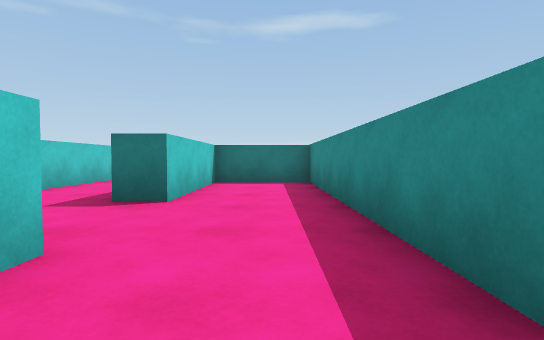
View 1 (above)

17 first-person views from a walk through a Unity game level. The camera is 0.62 m above the floor, tilts 2° down and sees 80° across. The floor is counted in squares, 1 m on a side. Each view is taken from the middle of a square. On the plan, view 1 faces up. The plan holds only what a view shows up to about 9 squares ahead; the rest is blank. Some animated figures are left out.

View 2
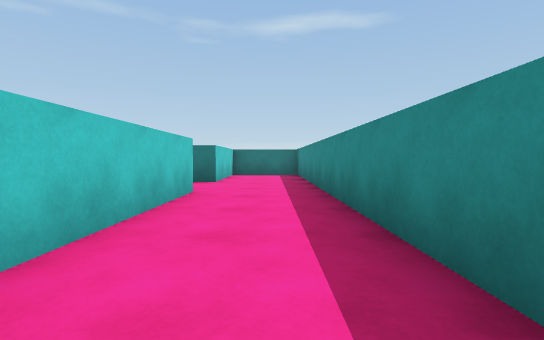

View 3
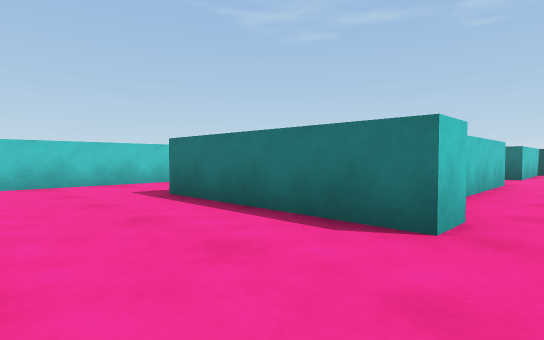

View 4
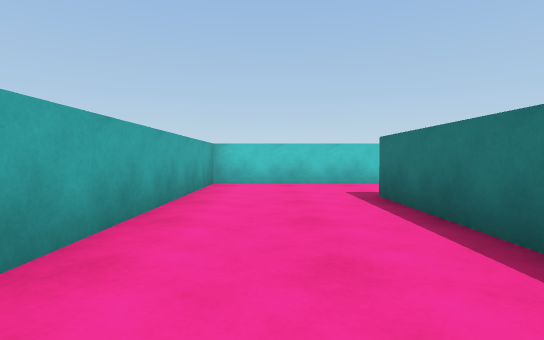

View 5
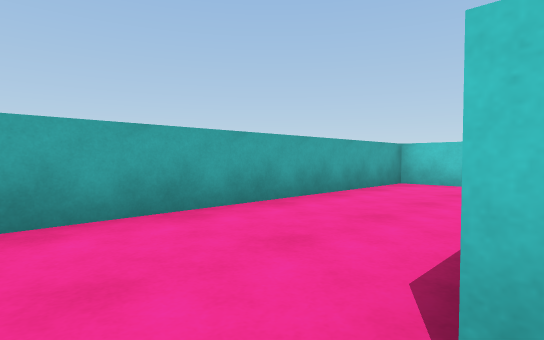

View 6
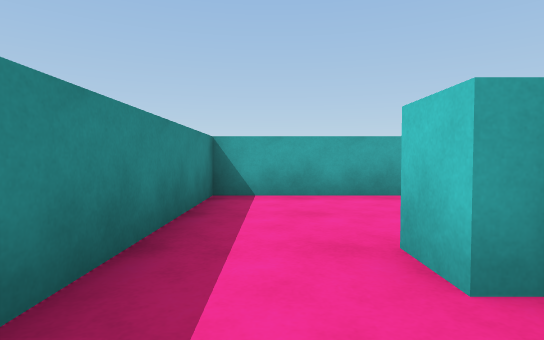

View 7
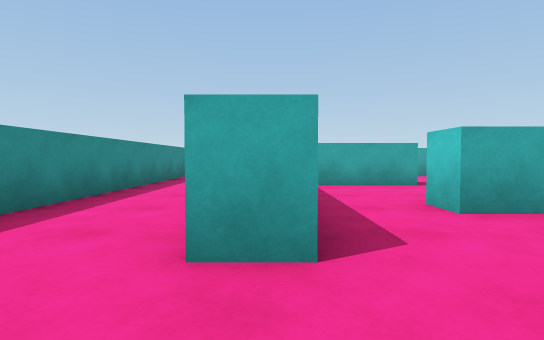

View 8
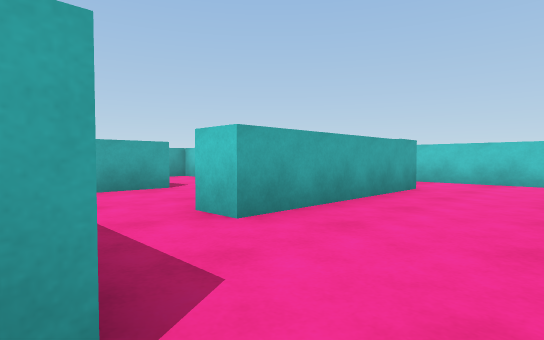

View 9
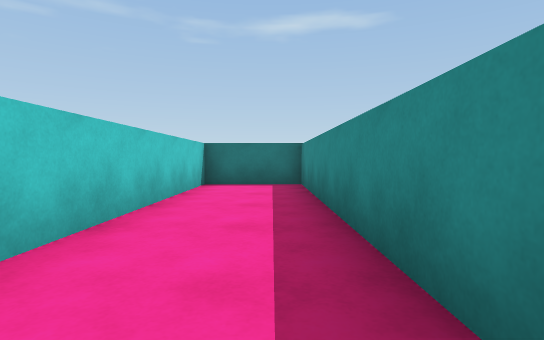

View 10
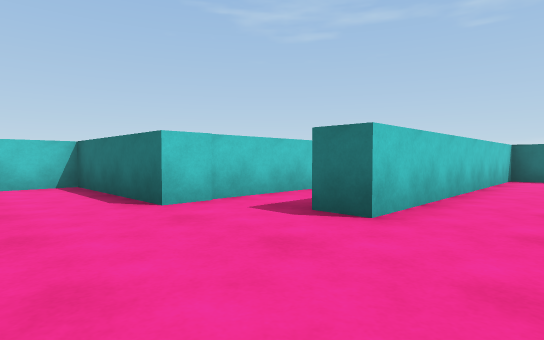

View 11
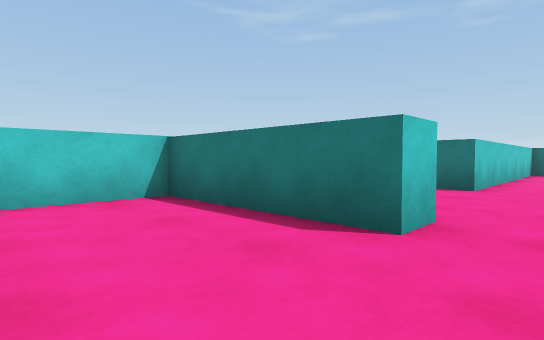

View 12
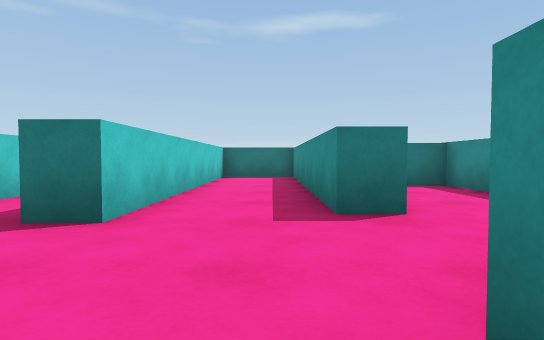

View 13
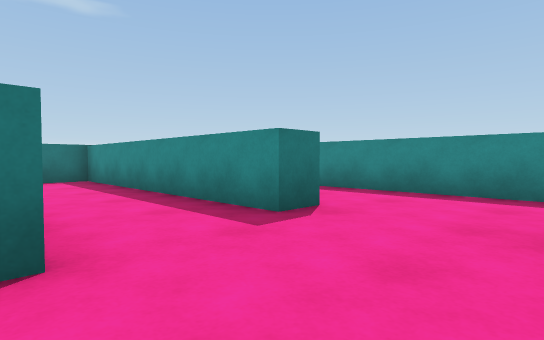

View 14
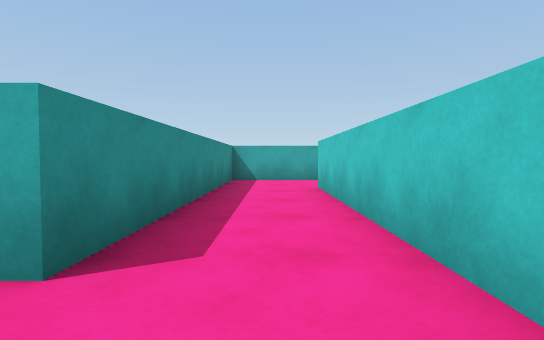

View 15
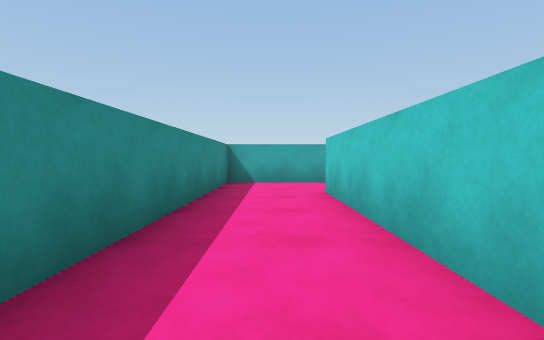

View 16
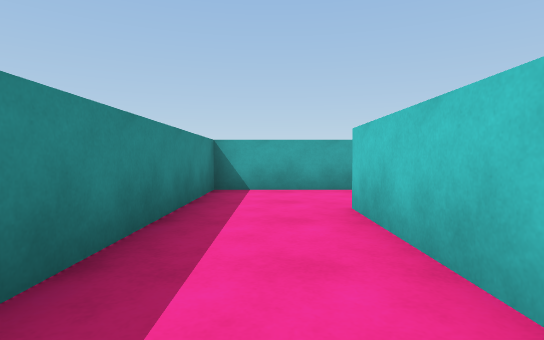

View 17
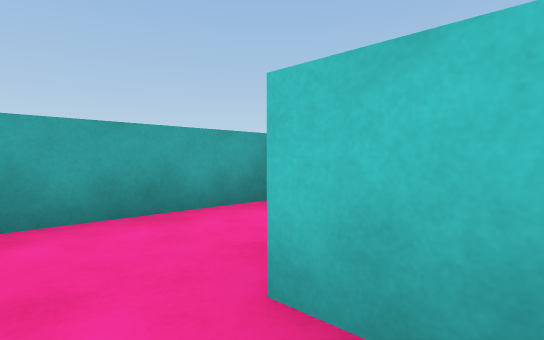

### Floor plan
Points are (right, up) in squares from view 1. A wall is a line through its corners. A room is listed if a view was taken in it or the views show most of it. See-through windows are left out.
Room 1 (views 1, 6)
walls: (-1.5, 2.1) (-1.5, -2.2); (1, -3.5) (1, 8.4) (-1.5, 8.4) (-1.5, 4.6)
ways out: opening at (0, -4) to room 2; opening at (-2, 3.5) to room 3
Room 2 (views 2, 3, 4, 5)
walls: (-0.9, -3.4) (-0.9, -4.2) (-5.4, -4.2); (-8, -3.6) (-8, -7.5) (1, -7.5) (1, -3.5)
ways out: opening at (0, -4) to room 1; opening at (-6.5, -4) to room 4
Room 3 (views 7, 8, 9, 10, 12, 13, 14, 15)
walls: (-7.1, 4.5) (-7.1, 3) (-11, 3) (-11, 0.5); (-2.4, 2.1) (-1.5, 2.1); (-1.5, 4.6) (-2.3, 4.6) (-2.3, 11.9) (-4.6, 11.9) (-4.6, 4.1) (-5.5, 4.1); (-8.8, 0.4) (-4.1, 0.4)
ways out: opening at (-2, 3.5) to room 1; opening at (-3.5, 0) to room 4; opening at (-10, 0) to room 5; opening at (-6, 5.5)
Room 4 (view 11)
walls: (-5.4, -3.4) (-3, -3.4); (-4.1, 0.4) (-4.1, -0.4) (-8, -0.4) (-8, -3.6)
ways out: opening at (-6.5, -4) to room 2; opening at (-3.5, 0) to room 3
Room 5 (views 16, 17)
walls: (-13.4, -7.5) (-8.8, -7.5) (-8.8, 0.4); (-11, 0.5) (-11, -5.1)
ways out: opening at (-10, 0) to room 3

Positions as (right, up) in squares from view 1, and headings:
1: (0, 0), facing up
2: (0, -4), facing up
3: (0, -7), facing up-left
4: (0, -6), facing left
5: (0, -4), facing down-left
6: (0, -2), facing down
7: (-2, 4), facing down
8: (-2, 3), facing down-left
9: (-3, 4), facing up
10: (-3, 1), facing up-left
11: (-3, -3), facing up-left
12: (-3, 1), facing up
13: (-5, 2), facing up-right
14: (-10, 2), facing down
15: (-10, 1), facing down
16: (-10, -1), facing down
17: (-10, -4), facing down-left
